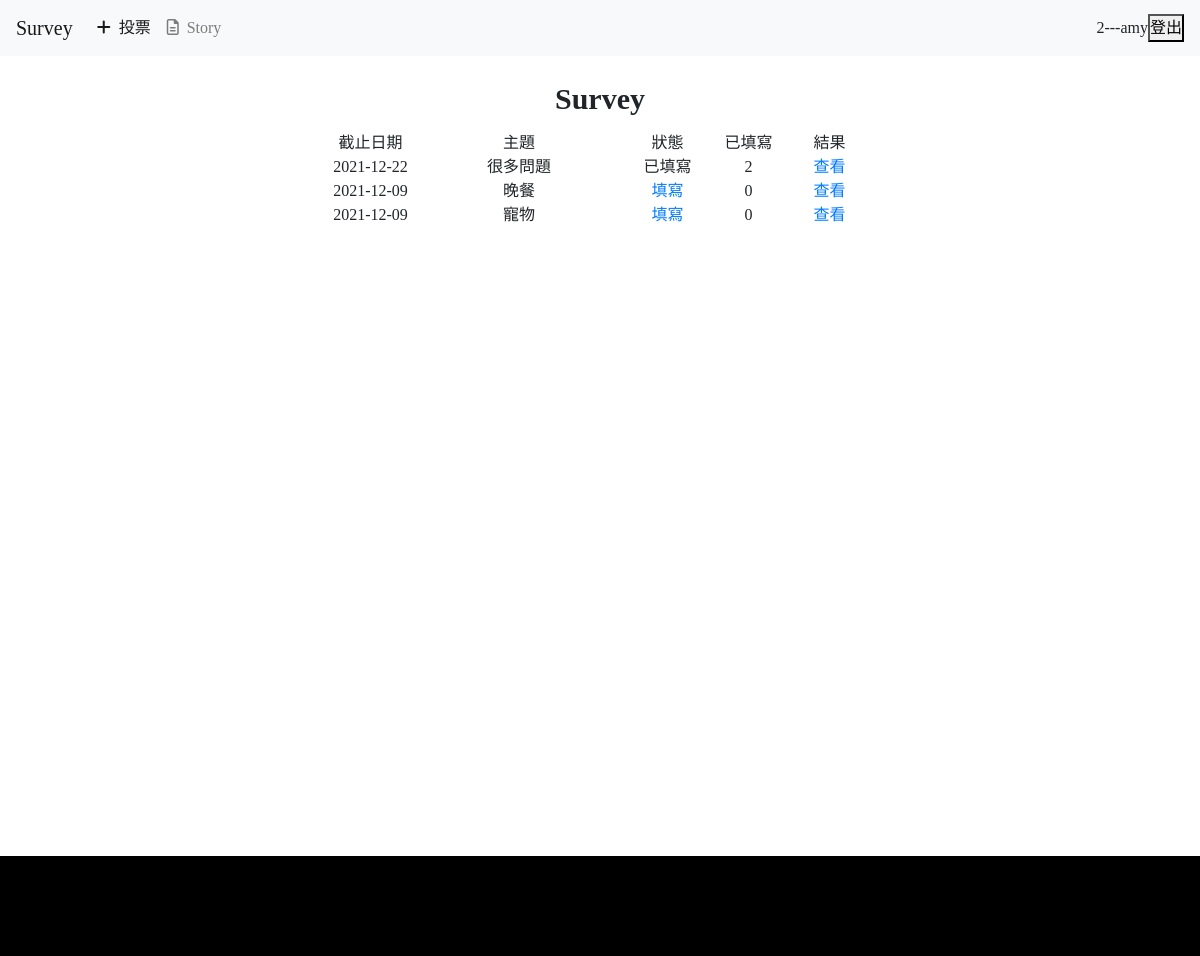
Screenshot of /index.php (signed in) with the database file from the repository.
### tables this page shows
CREATE TABLE `surveys` (
  `id` int(11) NOT NULL,
  `title` varchar(50) NOT NULL,
  `author` varchar(30) NOT NULL,
  `create_time` datetime NOT NULL DEFAULT current_timestamp(),
  `edit_time` datetime NOT NULL,
  `end_time` date NOT NULL,
  `status` tinyint(1) DEFAULT 0,
  `count` int(10) UNSIGNED NOT NULL DEFAULT 0
);

### include/show_survey.php (the view)
<?php
$sql = "SELECT * FROM `surveys` ORDER BY `id` DESC";
$res = $pdo->query($sql)->fetchAll(PDO::FETCH_ASSOC);
?>
<div class="table_box">
    <div class= "table_header">
    Survey
    </div>
<table>
    <tr>
        <td>截止日期</td>
        <td>主題</td>
        <td>狀態</td>
        <td>已填寫</td>
        <td>結果</td>
    </tr>
    <?php foreach ($res as $data) { ?>
        <tr>
            <td><?=$data['end_time']?></td>
            <td><?=$data['title']?></td>
            <td>
                <?php
                    if(isset($_SESSION['account'])){
                        $sql ="SELECT `id` FROM `surveylog` WHERE `u_id` ='{$_SESSION['account']['id']}'AND `s_id`= '{$data['id']}'";
                        $ck_res = $pdo->query($sql)->fetchColumn();
                        if($ck_res){
                            echo "已填寫";
                        }else{
                            echo "<a href='./index.php?do=write_survey&id=".$data['id']."'>填寫</a>";
                        }
                    }else{
                        echo "<a href='./index.php?do=write_survey&id=".$data['id']."'>填寫</a>";
                    }
                ?>
            </td>
            <td><?=$data['count']?></td>
            <td><?php echo "<a href='./index.php?do=res_survey&id=".$data['id']."'>查看</a>";?></td>
        </tr>
    <?php } ?>
</table>
</div>
<link rel="stylesheet" href="./css/show_survey.css">

### css/homePage.css (style rules this page uses)
* { box-sizing: border-box; margin: 0; padding: 0; font-family: 'Microsoft JhengHei'; }

### css/show_survey.css (style rules this page uses)
.table_box { padding-top: 20px; }
table { width:60%; margin: auto; text-align:center; }
.table_header { font-size: 30px; margin-bottom: 10px; text-align:center; font-weight: bolder; }
td:nth-child(2) { width: 40%; }
td:nth-child(1),td:nth-child(3),td:nth-child(4),td:nth-child(5) { width: 15%; }

### rows the page displays
surveys: end_time "2021-12-22", title "很多問題", shows "已填寫", count "2"
surveys: end_time "2021-12-09", title "晚餐", count "0"
surveys: end_time "2021-12-09", title "寵物", count "0"

### other values shown
$_SESSION['account']['id'] "2"
$_SESSION['account']['name'] "amy"
